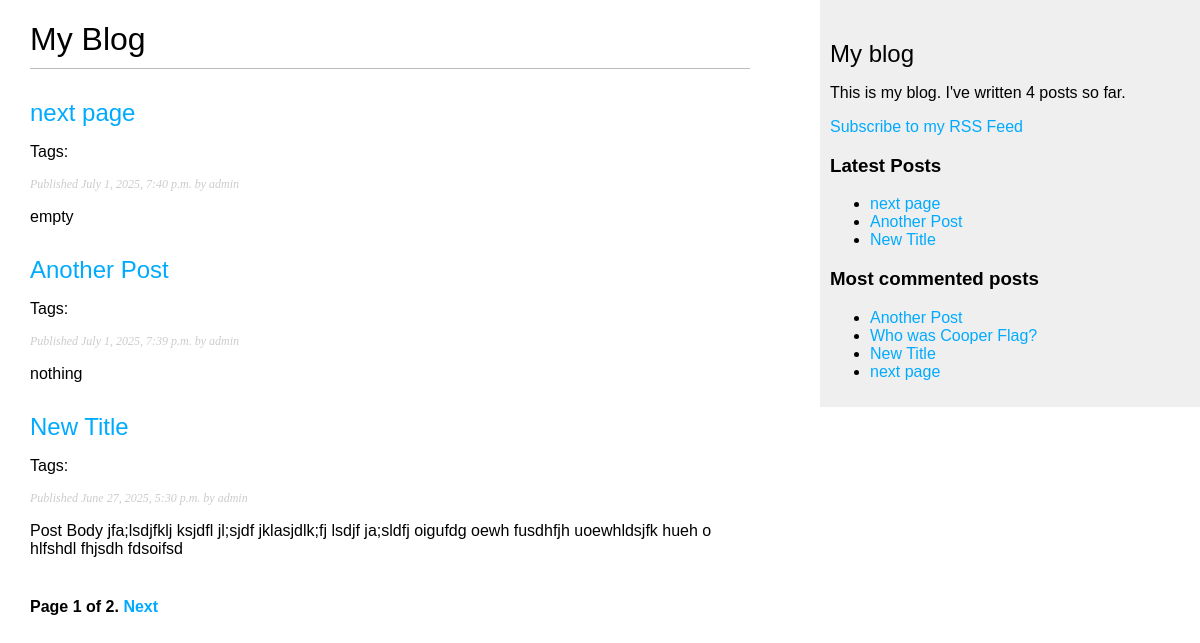
/blog/, run on an earlier commit of the app's database.
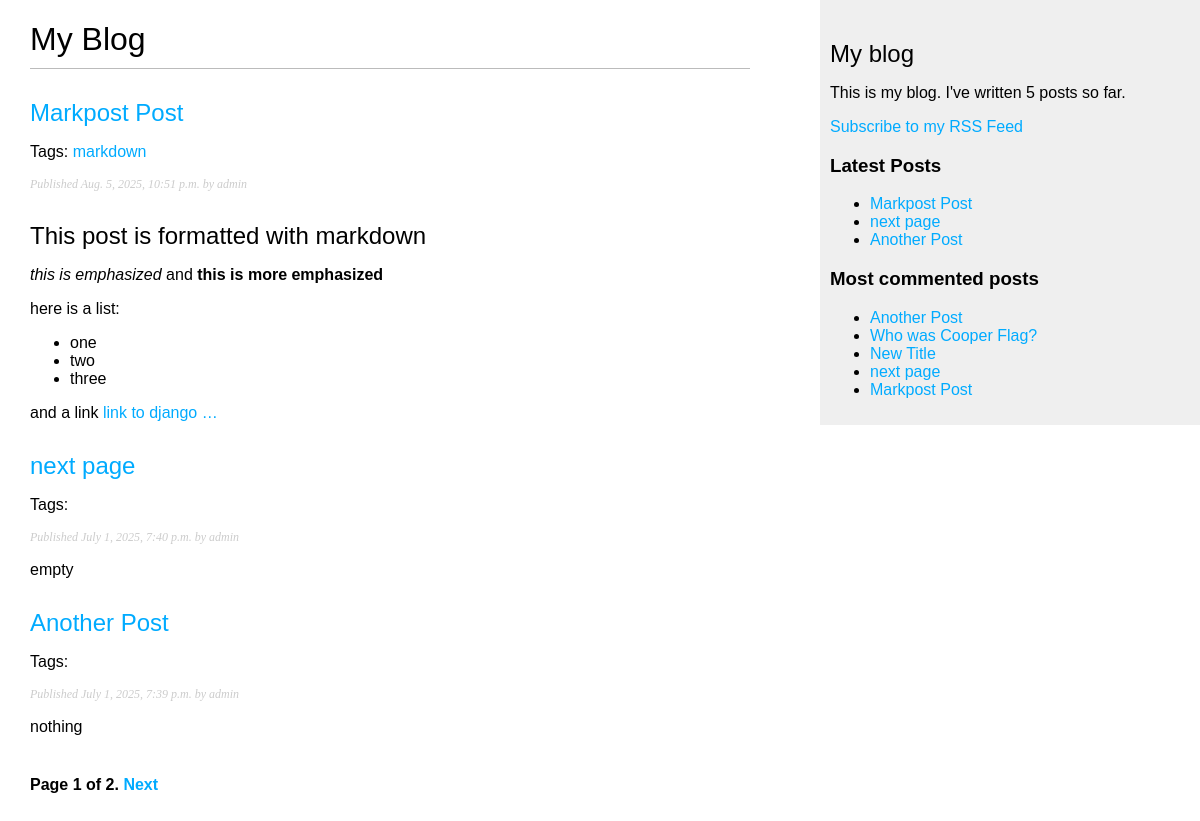
And on a later commit of the database.
### blog/models.py (models this page shows, shortened)
class Post(models.Model):
    class Status(models.TextChoices):
        DRAFT = "DF", "Draft"
        PUBLISHED = "PB", "Published"
    tags = TaggableManager()
    title = models.CharField(max_length=250)
    slug = models.SlugField(
        max_length=250,
        unique_for_date="publish",
    )
    body = models.TextField()
    author = models.ForeignKey(
        settings.AUTH_USER_MODEL,
        on_delete=models.CASCADE,
        related_name="blog_posts",
    )
    publish = models.DateTimeField(default=timezone.now)
    created = models.DateTimeField(auto_now_add=True)
    updated = models.DateTimeField(auto_now=True)
    status = models.CharField(
        max_length=2,
        choices=Status,
        default=Status.DRAFT,
    )
    objects = models.Manager()  # default manager
    published = PublishedManager()  # Our custom manager
    class Meta:
        ordering = ["-publish"]
        indexes = [
            models.Index(fields=["-publish"]),
        ]
    def get_absolute_url(self):
        return reverse(
            "blog:post_detail",
            args=[
                self.publish.year,
                self.publish.month,
                self.publish.day,
                self.slug,
            ],
        )

### blog/views.py (the view)
# urls.py: path("", views.post_list, name="post_list"),
def post_list(request, tag_slug=None):
    post_list = Post.published.all()
    tag = None
    if tag_slug:
        tag = get_object_or_404(
            Tag,
            slug=tag_slug,
        )
        post_list = post_list.filter(tags__in=[tag])
    paginator = Paginator(post_list, 3)
    page_number = request.GET.get("page", 1)
    try:
        posts = paginator.page(page_number)
    except PageNotAnInteger:
        posts = paginator.page(1)
    except EmptyPage:
        posts = paginator.page(paginator.num_pages)
    return render(
        request,
        "blog/post/list.html",
        {
            "posts": posts,
            "tag": tag,
        },
    )

### blog/models.py (called while the page is built)
    def get_queryset(self):
        return super().get_queryset().filter(status=Post.Status.PUBLISHED)

### blog/templatetags/blog_tags.py (called while the page is built)
@register.simple_tag
def total_posts():
    return Post.published.count()

@register.inclusion_tag('blog/post/latest_posts.html')
def show_latest_posts(count=5):
    latest_posts = Post.published.order_by('-publish')[:count]
    return {'latest_posts': latest_posts}

@register.simple_tag
def get_most_commented_posts(count=5):
    return Post.published.annotate(
        total_comments=Count('comments')
    ).order_by('-total_comments')[:count]

@register.filter(name='markdown')
def markdown_format(text):
    return mark_safe(markdown.markdown(text))

### blog/templates/blog/post/list.html (shortened to what this page needs)
{% extends "blog/base.html" %}
{% load blog_tags %}
{% block content %}
  <h1>My Blog</h1>
  {% for post in posts %}
    <h2>
      <a href="{{ post.get_absolute_url }}">
        {{ post.title }}
      </a>
    </h2>
    <p class="tags">
      Tags:
      {% for tag in post.tags.all %}
        <a href="{% url 'blog:post_list_by_tag' tag.slug %}">
          {{ tag.name }}
        </a>{% if not forloop.last %}, {% endif %}
      {% endfor %}
    </p>
    <p class="date">
      Published {{ post.publish }} by {{ post.author }}
    </p>
    {{ post.body|markdown|truncatewords:30 }}
  {% endfor %}
  {% include "pagination.html" with page=posts %}
{% endblock %}

### blog/templates/blog/base.html (shortened to what this page needs)
{% load blog_tags %}
{% load static %}
<!DOCTYPE html>
<html>
<head>
  <link href="{% static 'css/blog.css' %}" rel="stylesheet">
</head>
<body>
  <div id="content">
    {% block content %}
    {% endblock %}
  </div>
  <div id="sidebar">
    <h2>My blog</h2>
    <p>
      This is my blog.
      I've written {% total_posts %} posts so far.
    </p>
    <p>
      <a href="{% url 'blog:post_feed' %}">
        Subscribe to my RSS Feed
      </a>
    </p>
    <h3>Latest Posts</h3>
    {% show_latest_posts 3 %}
    <h3>Most commented posts</h3>
    {% get_most_commented_posts as most_commented_posts %}
    <ul>
      {% for post in most_commented_posts %}
      <li>
          <a href="{{ post.get_absolute_url }}">{{ post.title }}</a>
      </li>
      {% endfor %}
    </ul>
  </div>
</body>
</html>

### blog/templates/pagination.html (shortened to what this page needs)
<div class="pagination">
  <span class="step-links">
    <span class="current">
      Page {{ page.number }} of {{ page.paginator.num_pages }}.
    </span>
    {% if page.has_next %}
      <a href="?page={{ page.next_page_number }}">Next</a>
    {% endif %}
  </span>
</div>

### blog/templates/blog/post/latest_posts.html
<ul>
    {% for post in latest_posts %}
        <li>
            <a href="{{ post.get_absolute_url }}">{{ post.title }}</a>
        </li>
    {% endfor %}
</ul>

### blog/static/css/blog.css (style rules this page uses)
body { margin:0; padding:0; font-family:helvetica, sans-serif; }
a { color:#00abff; text-decoration:none; }
h1 { font-weight:normal; border-bottom:1px solid #bbb; padding:0 0 10px 0; }
h2 { font-weight:normal; margin:30px 0 0; }
#content { float:left; width:60%; padding:0 0 0 30px; }
#sidebar { float:right; width:30%; padding:10px; background:#efefef; height:100%; }
p.date { color:#ccc; font-family: georgia, serif; font-size: 12px; font-style: italic; }
.pagination { margin:40px 0; font-weight:bold; }

What changed in the data, as far as the page shows it:
no longer on one of the page's lists (row unchanged): Post: title "New Title", publish "June 27, 2025, 5:30 p.m.", author "admin", body "Post Body jfa;lsdjfklj ksjdfl jl;sjdf jklasjdlk;fj lsdjf ja;sldfj oigufdg oewh fusdhfjh uoewhldsjfk hueh o hlfshdl fhjsdh fdsoifsd"
added Post: title "Markpost Post", publish "Aug. 5, 2025, 10:51 p.m.", author "admin", body "This post is formatted with markdown this is emphasized and this is more emphasized here is a list: one two three and a link link to django …"
added Tag: name "markdown"
Also different on the page:
text no longer shown: "4"
text now shown: "5"
